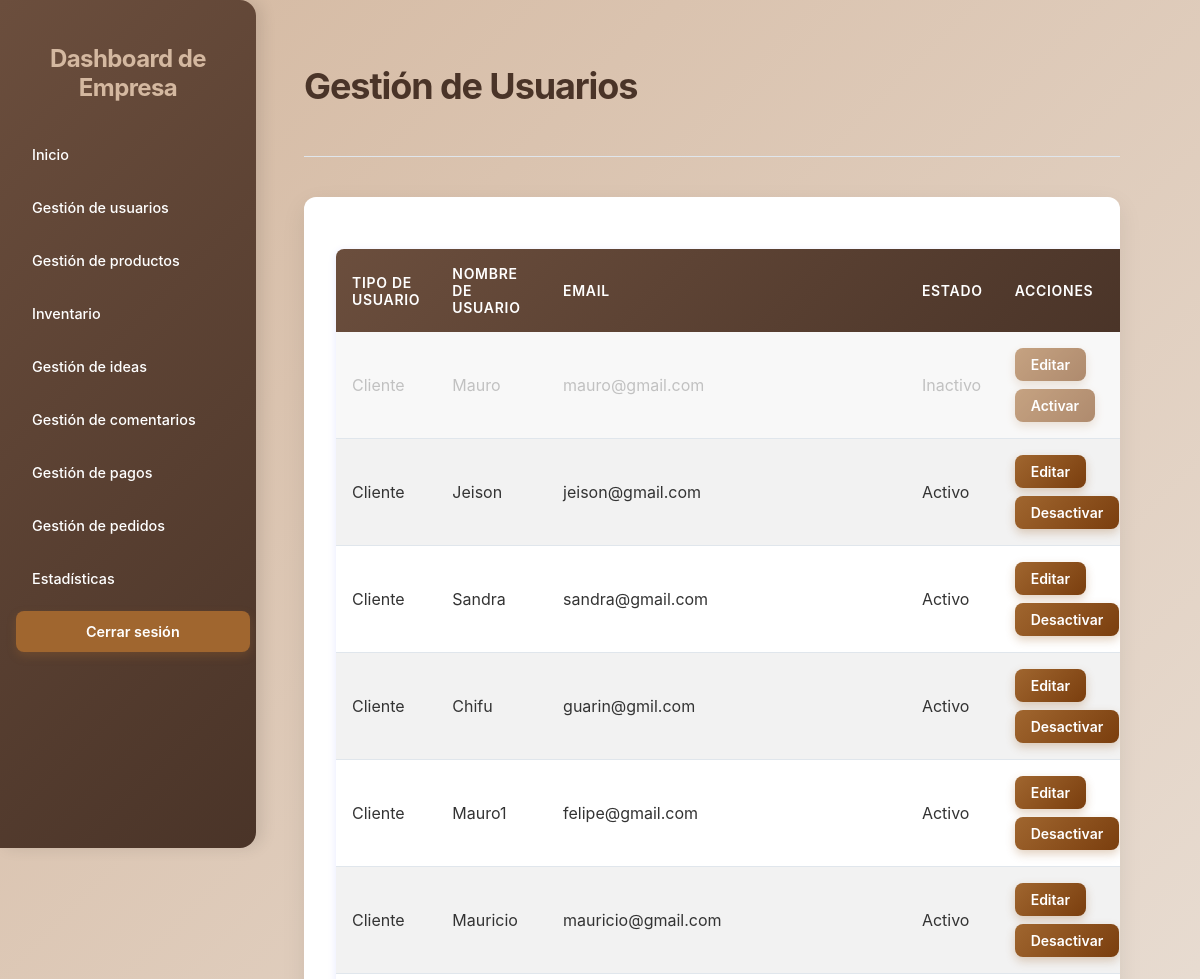
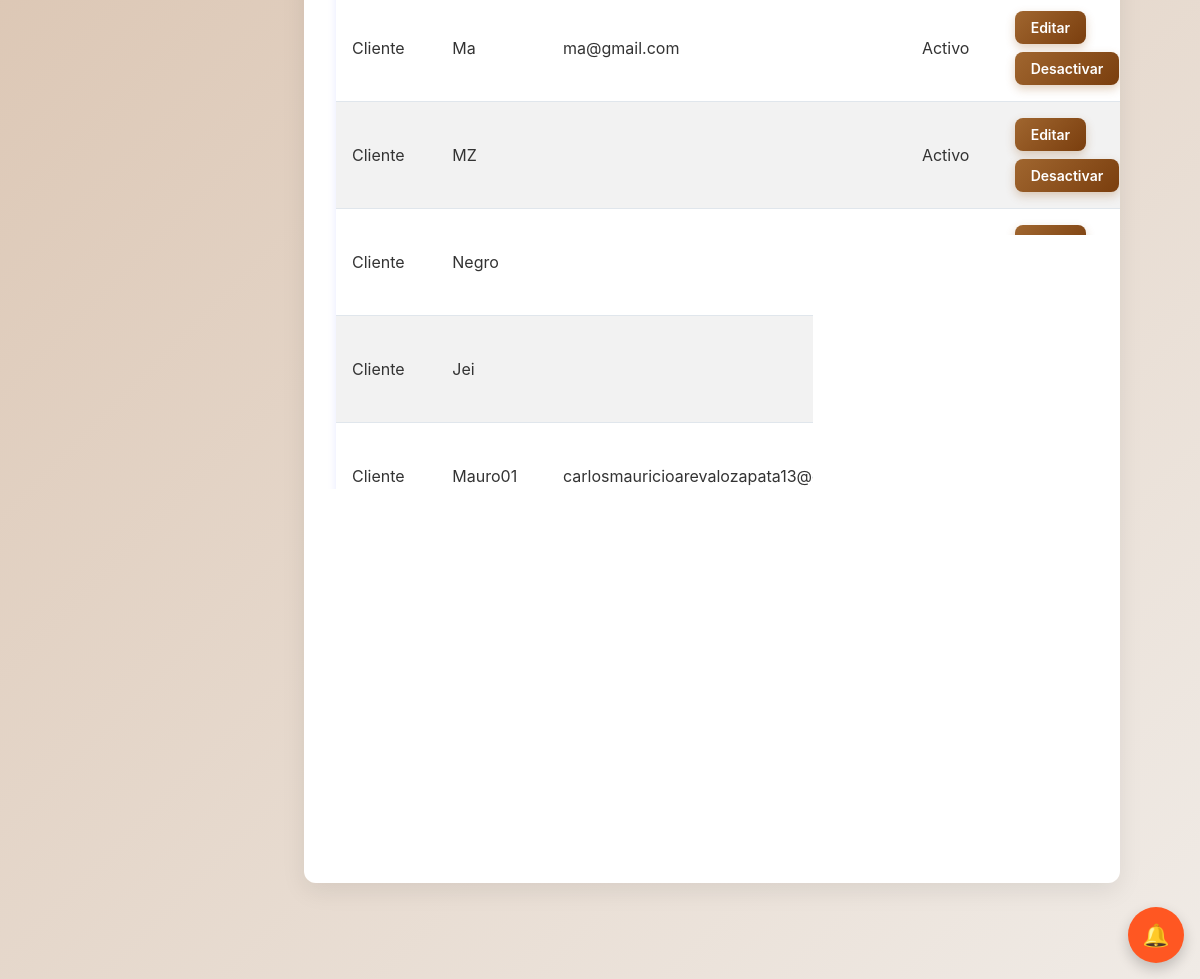
Page /usuarios/ (signed in) on the earlier database version (2 pictures, top to bottom).
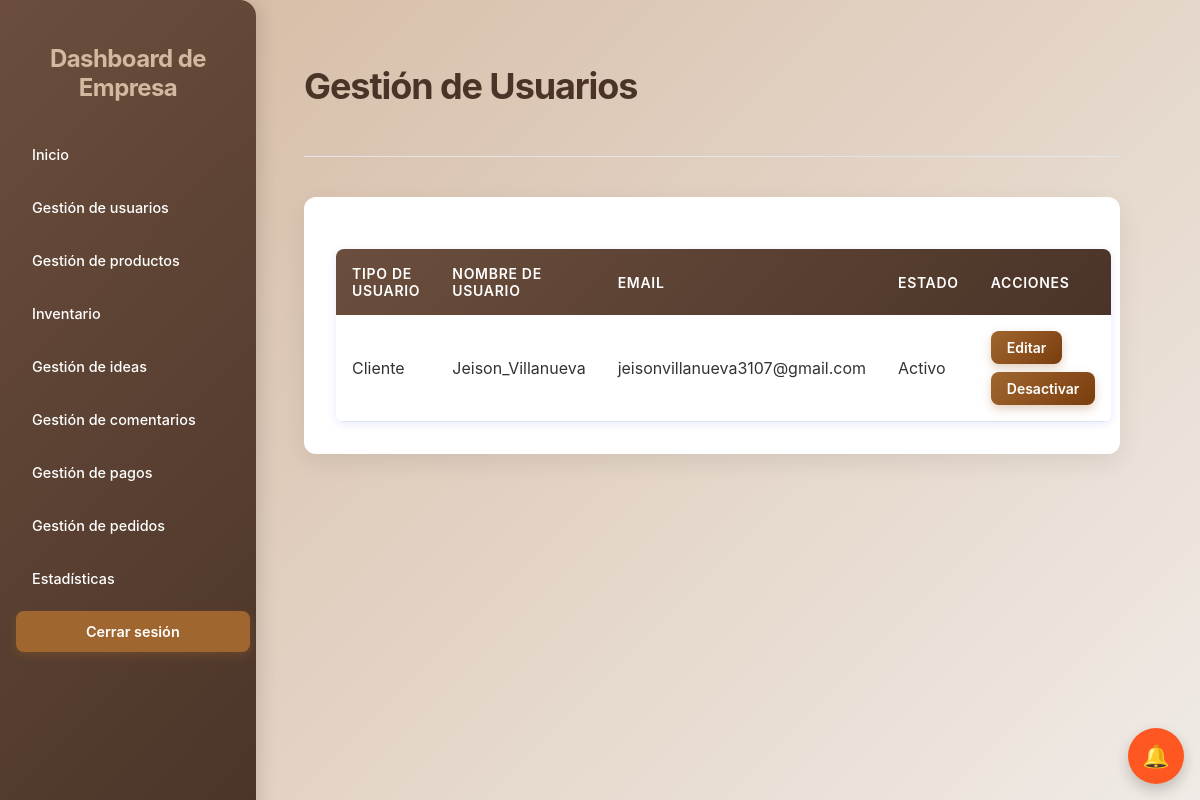
Same page on the later database version.
### core/models.py (models this page shows, shortened)
class UserClientes(models.Model):
    usernameCliente = models.CharField(max_length=100, unique=True)
    passwordCliente = models.CharField(max_length=100)
    email = models.EmailField(max_length=100, blank=True)
    is_active = models.BooleanField(default=True)
    last_modified = models.DateTimeField(auto_now=True)
    status_changed_at = models.DateTimeField(null=True, blank=True)
    foto_perfil = models.ImageField(upload_to='uploads/perfiles/', blank=True, null=True)
    two_factor_enabled = models.BooleanField(default=False)
    two_factor_secret = models.CharField(max_length=32, blank=True, null=True)
    nombre_completo = models.CharField(max_length=200, blank=True, null=True)
    telefono = models.CharField(max_length=20, blank=True, null=True, validators=[RegexValidator(r'^\d{7,15}$', 'Ingrese un número de teléfono válido (solo números, 7-15 dígitos)')])
    direccion = models.CharField(max_length=300, blank=True, null=True)
    ciudad = models.CharField(max_length=100, blank=True, null=True)
    departamento = models.CharField(max_length=100, blank=True, null=True)
    codigo_postal = models.CharField(max_length=10, blank=True, null=True)

### Empresas/views.py (the view)
# urls.py: path('usuarios/', views.usuarios_view, name='usuarios'),
@ensure_csrf_cookie
@empresa_login_required
def usuarios_view(request):
    users = UserClientes.objects.all()
    empresas = EmpresaRegistrada.objects.all()
    context = {
        'users': users,
        'empresas': empresas,
        'csrf_token': get_token(request)
    }
    return render(request,'Empresas/usuarios2.html', context)

### Empresas/views.py (called while the page is built)
def empresa_login_required(view_func):
    @wraps(view_func)
    def wrapper(request, *args, **kwargs):
        if 'empresa_id' not in request.session:
            messages.warning(request, 'Debe iniciar sesión para acceder a esta página.')
            return redirect('loginEmpresa_login')
        return view_func(request, *args, **kwargs)
    return wrapper

### core/context_processors.py (called while the page is built, shortened)
def idea_notifications(request):
    username_cliente = request.session.get('usernameCliente')
    username_empresa = request.session.get('usernameEmpresa')
    has_notif = False
    try:
        if username_cliente:
            has_notif = MensajeIdea.objects.filter(
                idea__autor=username_cliente,
                remitente_tipo='empresa',
                leido=False
            ).exists()
    except Exception as e:
        print(f"Error en idea_notifications: {str(e)}")
        has_notif = False
    return {
        'has_idea_notifications': has_notif
    }

### Empresas/templates/Empresas/usuarios2.html (shortened to what this page needs)
<!DOCTYPE html>
<html lang="es">
<head>
    {% load static %}
    <link rel="stylesheet" href="{% static 'Empresas/css/styles3.css' %}">
    <link rel="stylesheet" href="{% static 'Empresas/css/usuarios.css' %}">
</head>
<body>
    <div class="dashboard-container">
        <aside>
            <h2>Dashboard de Empresa</h2>
            <nav>
                <ul>
                    <li><a href="{% url 'dashboardEmpresa' %}">Inicio</a></li>
                    <li><a href="{% url 'usuarios' %}">Gestión de usuarios</a></li>
                    <li><a href="{% url 'GestiProductos' %}">Gestión de productos</a></li>
                    <li><a href="{% url 'inventario' %}">Inventario</a></li>
                    <li><a href="{% url 'empresa_ideas' %}">Gestión de ideas</a></li>
                    <li><a href="{% url 'empresa_comentarios' %}">Gestión de comentarios</a></li>
                    <li><a href="{% url 'gestion_pagos' %}">Gestión de pagos</a></li>
                    <li><a href="{% url 'gestion_pedidos' %}">Gestión de pedidos</a></li>
                    <li><a href="{% url 'estadisticas' %}">Estadísticas</a></li>
                </ul>
            </nav>
            <a href="{% url 'logout' %}" class="logout-button">Cerrar sesión</a>
        </aside>
        <main>
            <header>
                <h1>Gestión de Usuarios</h1>
            </header>
            <div class="table-container">
                <table>
                    <thead>
                        <tr>
                            <th>Tipo de Usuario</th>
                            <th>Nombre de Usuario</th>
                            <th>Email</th>
                            <th>Estado</th>
                            <th>Acciones</th>
                        </tr>
                    </thead>
                    <tbody>
                        {% for user in users %}
                        <tr class="{% if not user.is_active %}usuario-inactivo{% endif %}">
                            <td>Cliente</td>
                            <td>{{ user.usernameCliente }}</td>
                            <td>{{ user.email }}</td>
                            <td>{% if user.is_active %}Activo{% else %}Inactivo{% endif %}</td>
                            <td class="action-links">
                                <a href="#" class="button edit-user" data-id="{{ user.id }}" data-type="cliente">Editar</a>
                                {% if user.is_active %}
                                <a href="#" class="button disable-user" data-id="{{ user.id }}" data-type="cliente">Desactivar</a>
                                {% else %}
                                <a href="#" class="button enable-user" data-id="{{ user.id }}" data-type="cliente">Activar</a>
                                {% endif %}
                            </td>
                        </tr>
                        {% endfor %}
                    </tbody>
                </table>
            </div>
        </main>
    </div>
{% load static %}
<link rel="stylesheet" href="{% static 'core/css/floating.css' %}">
<link rel="stylesheet" href="{% static 'core/css/notificaciones.css' %}">
<a id="floating-notif-btn-empresa" class="floating-btn floating-notif" style="display: flex;" title="Notificaciones" onclick="event.preventDefault(); abrirNotificaciones();">
    <span class="fb-icon">🔔</span>
</a>
{% include 'core/modal_notificaciones.html' %}
</body>
</html>

### core/templates/core/modal_notificaciones.html (shortened to what this page needs)
{% load static %}
<link rel="stylesheet" href="{% static 'core/css/notificaciones.css' %}">

### Empresas/static/Empresas/css/styles3.css (style rules this page uses)
body { font-family: 'Inter', sans-serif; background: linear-gradient(135deg, #D4B8A0 0%, #f0ebe6 100%); margin: 0; padding: 0; }
.dashboard-container { min-height: 100vh; display: flex; }
aside { background: linear-gradient(135deg, #6B4E3D, #4A3428); color: #ffffff; padding: 1.5rem 1rem; border-top-right-radius: 1rem; border-bottom-right-radius: 1rem; box-shadow: 6px 0 15px rgba(0, 0, 0, 0.1); display: flex; flex-direction: column; width: 14rem; min-width: 14rem; max-width: 14rem; height: 100vh; position: fixed; left: 0; top: 0; overflow-y: auto; flex-shrink: 0; }
aside nav { flex-grow: 0; }
aside nav ul { list-style: none; padding: 0; margin: 0; }
aside h2 { font-size: 1.5rem; font-weight: 700; margin-bottom: 2rem; color: #D4B8A0; letter-spacing: -0.025em; text-align: center; }
aside nav ul li { margin-bottom: 0.75rem; }
aside nav ul li a { display: flex; align-items: center; padding: 0.75rem 1rem; border-radius: 0.5rem; transition: background-color 0.3s ease, color 0.3s ease, transform 0.2s ease; color: #ffffff; text-decoration: none; font-weight: 500; font-size: 0.9rem; }
.logout-button { display: block; width: 90%; margin: 0 auto; text-align: center; padding: 0.75rem 1rem; background-color: #A0662F; color: white; font-weight: 600; font-size: 0.9rem; border-radius: 0.5rem; transition: background-color 0.3s ease, transform 0.2s ease; box-shadow: 0 4px 10px rgba(160, 102, 47, 0.3); text-decoration: none; }
main { flex-grow: 1; padding: 2.5rem 5rem 6rem 5rem; overflow-y: visible; margin-left: 14rem; min-height: 100vh; width: calc(100% - 14rem); box-sizing: border-box; }
main header { margin-bottom: 2.5rem; display: flex; justify-content: space-between; align-items: center; padding-bottom: 1.5rem; border-bottom: 1px solid #e0e6ec; max-width: 1400px; }
main h1 { font-size: 2.25rem; font-weight: 700; color: #4A3428; letter-spacing: -0.03em; }
.table-container { background: white; border-radius: 12px; padding: 2rem; box-shadow: 0 8px 25px rgba(0, 0, 0, 0.08); overflow-x: auto; max-width: 1400px; }
table { width: 100%; border-collapse: collapse; margin-top: 20px; box-shadow: 0 2px 8px rgba(0, 38, 255, 0.1); background-color: #fff; border-radius: 8px; overflow: hidden; }
thead { background: linear-gradient(135deg, #6B4E3D, #4A3428); color: #fff; }
th { padding: 1rem; text-align: left; font-weight: 600; text-transform: uppercase; font-size: 0.875rem; letter-spacing: 0.05em; }
tbody tr { border-bottom: 1px solid #e0e6ec; }
td { padding: 1rem; color: #333; }
.action-links { display: flex; gap: 0.5rem; flex-wrap: wrap; }
.action-links a { text-decoration: none; font-weight: 600; }
.action-links .button { padding: 0.5rem 1rem; font-size: 0.875rem; }
.button { background: linear-gradient(135deg, #A0662F, #7A3E0E); color: white; font-weight: 600; padding: 0.75rem 1.5rem; border-radius: 0.5rem; border: none; cursor: pointer; transition: background-color 0.3s ease, transform 0.2s ease, box-shadow 0.2s ease; box-shadow: 0 4px 10px rgba(160, 102, 47, 0.3); text-decoration: none; display: inline-block; }
td:last-child { white-space: nowrap; }
@media (min-width: 1200px) { main { max-width: 1600px; } }

### Empresas/static/Empresas/css/usuarios.css (style rules this page uses)
.action-links .edit-user { background-color: #A0662F; }
.action-links .disable-user { background-color: #e76f51; }

### static/core/css/floating.css (style rules this page uses)
.floating-btn { pointer-events: auto !important; display: flex !important; align-items: center !important; justify-content: center !important; position: fixed !important; width: 56px !important; height: 56px !important; border-radius: 50% !important; background: #A0662F !important; color: white !important; text-decoration: none !important; box-shadow: 0 6px 14px rgba(0,0,0,0.2) !important; transition: transform .15s ease, opacity .15s ease !important; }
.floating-btn .fb-icon { font-size: 22px; }
.floating-notif { position: fixed !important; bottom: 16px !important; right: 16px !important; background: #ff5722 !important; z-index: 10002 !important; display: flex !important; }

Differences in the rows shown:
removed UserClientes: usernameCliente "Mauro", email "mauro@gmail.com", is_active "Inactivo"
removed UserClientes: usernameCliente "Jeison", email "jeison@gmail.com", is_active "Activo"
removed UserClientes: usernameCliente "Sandra", email "sandra@gmail.com", is_active "Activo"
removed UserClientes: usernameCliente "Chifu", email "guarin@gmil.com", is_active "Activo"
removed UserClientes: usernameCliente "Mauro1", email "felipe@gmail.com", is_active "Activo"
removed UserClientes: usernameCliente "Mauricio", email "mauricio@gmail.com", is_active "Activo"
removed UserClientes: usernameCliente "Ma", email "ma@gmail.com", is_active "Activo"
removed UserClientes: usernameCliente "MZ", is_active "Activo"
removed UserClientes: usernameCliente "Negro"
removed UserClientes: usernameCliente "Jei"
removed UserClientes: usernameCliente "Mauro01", email "carlosmauricioarevalozapata13@gmail.com"
added UserClientes: usernameCliente "Jeison_Villanueva", email "jeisonvillanueva3107@gmail.com", is_active "Activo"
